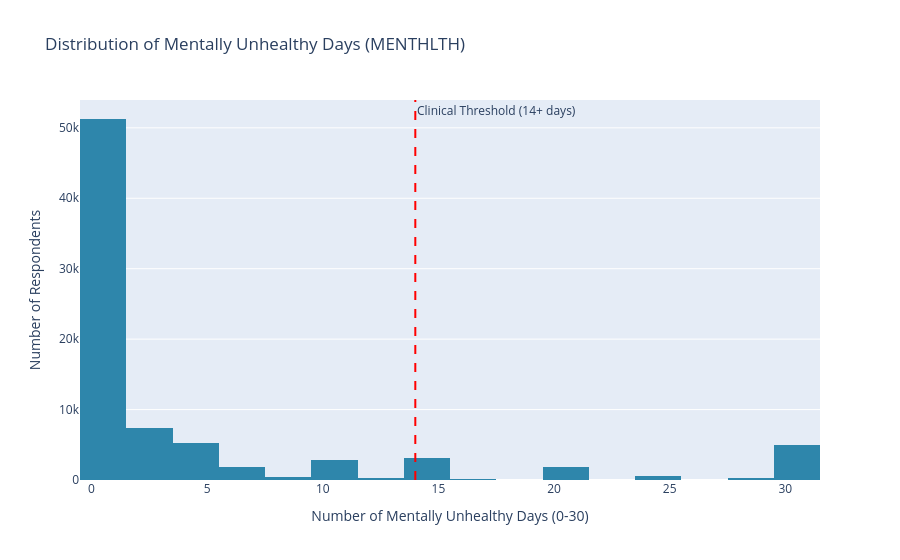

Source (notebook cell):
### Code cell
# ============================================================
# 1. Target Distribution (MENTHLTH)
# ============================================================
fig1 = px.histogram(
    y,
    nbins=30,
    title="Distribution of Mentally Unhealthy Days (MENTHLTH)",
    labels={"value": "Number of Days", "count": "Frequency"},
    color_discrete_sequence=["#2E86AB"]
)
fig1.add_vline(x=14, line_dash="dash", line_color="red", 
               annotation_text="Clinical Threshold (14+ days)")
fig1.update_layout(
    xaxis_title="Number of Mentally Unhealthy Days (0-30)",
    yaxis_title="Number of Respondents",
    showlegend=False
)
fig1.write_html(f"plots/1_target_distribution_{target}.html")
fig1.show()

### Figure 1 — Plotly figure (JSON) as saved in the notebook; plotly's stock layout.template omitted (floating-point values rounded to 4 significant figures; data arrays with more than 128 entries replaced by an {"elided": "..."} marker saying what was removed)
{"data": [{"bingroup": "x", "hovertemplate": "variable=MENTHLTH<br>Number of Days=%{x}<br>count=%{y}<extra></extra>", "legendgroup": "MENTHLTH", "marker": {"color": "#2E86AB", "pattern": {"shape": ""}}, "name": "MENTHLTH", "nbinsx": 30, "orientation": "v", "showlegend": true, "type": "histogram", "x": {"elided": "79998 float values"}, "xaxis": "x", "yaxis": "y"}], "layout": {"annotations": [{"showarrow": false, "text": "Clinical Threshold (14+ days)", "x": 14, "xanchor": "left", "xref": "x", "y": 1, "yanchor": "top", "yref": "y domain"}], "barmode": "relative", "legend": {"title": {"text": "variable"}, "tracegroupgap": 0}, "shapes": [{"line": {"color": "red", "dash": "dash"}, "type": "line", "x0": 14, "x1": 14, "xref": "x", "y0": 0, "y1": 1, "yref": "y domain"}], "showlegend": false, "title": {"text": "Distribution of Mentally Unhealthy Days (MENTHLTH)"}, "xaxis": {"anchor": "y", "domain": [0, 1], "title": {"text": "Number of Mentally Unhealthy Days (0-30)"}}, "yaxis": {"anchor": "x", "domain": [0, 1], "title": {"text": "Number of Respondents"}}}}
